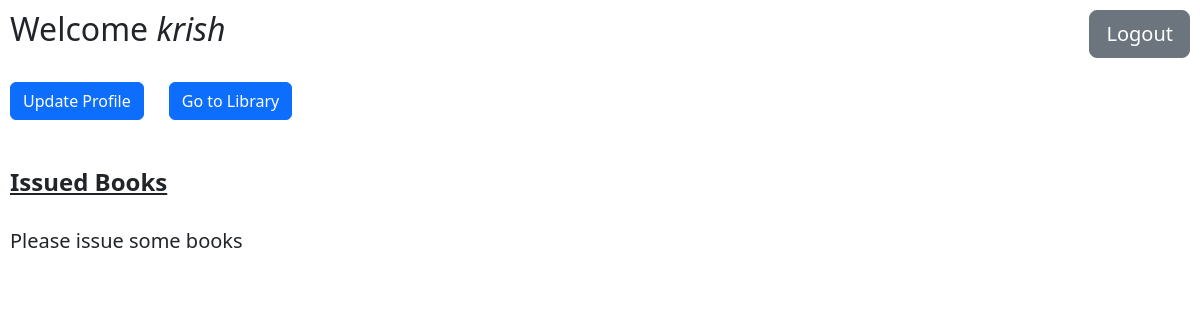
The page /user/dashboard (signed in) on the database as committed earlier.
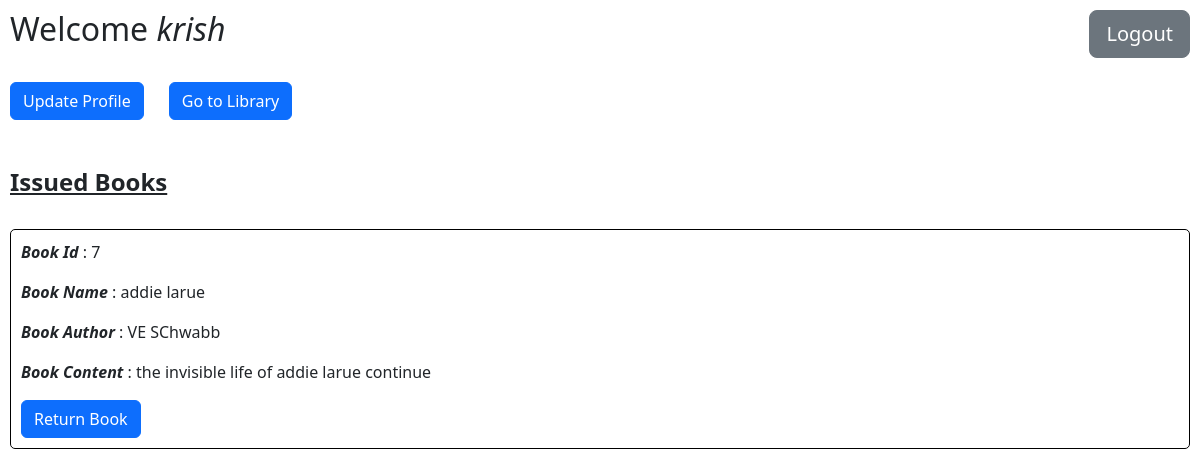
The same page on the database as committed later.
### library/models.py (models this page shows, shortened)
class Book(db.Model):
    __tablename__ = "BOOK"
    id = db.Column(db.Integer, primary_key=True, autoincrement=True)
    name = db.Column(db.String(100), nullable=False)
    author = db.Column(db.String(100), nullable=False)
    content = db.Column(db.Text, nullable=False)
    section_id = db.Column(db.Integer, db.ForeignKey('SECTION.id'), nullable=False)
    issues = db.Relationship('Issue', backref="book_issues", cascade="all, delete")

### library/routes.py (the view)
@app.route("/user/dashboard")
def user_dashboard():
    if session.get("username") is None:
        return render_template("no_login.html")
    if session.get("username") == "admin":
        return render_template("admin_not_allowed.html")
    username = session.get("username")
    user_id = get_user_id()
    existing_user = models.User.query.filter(
        models.User.username == username).first()
    issue_records = models.Issue.query.filter(
        models.Issue.user_id == user_id, models.Issue.active_status == True).all()
    modified_issue_records = []
    for ir in issue_records:
        modified_issue_records.append(modify_the_issue_record(ir))
    data = {
        "user": existing_user,
        "issued_books": modified_issue_records,
    }
    return render_template("user_dashboard.html", data=data)

### library/routes.py (called while the page is built)
def modify_the_issue_record(issue_record):
    b = models.Book.query.get(issue_record.book_id)
    s = models.Section.query.get(b.section_id)
    u = models.User.query.get(issue_record.user_id)
    modified_issue_record = {
        "issue_id": issue_record.id,
        "book_id": b.id,
        "user_id": u.id,
        "username": u.username,
        "name": b.name,
        "author": b.author,
        "content": b.content,
        "section_name": s.name,
        "date_issued": issue_record.date_issued,
        "status": issue_record.active_status,
        "rating": issue_record.rating,
        "return_date": issue_record.return_date
    }
    return modified_issue_record

def get_user_id():
    user = models.User.query.filter(
        models.User.username == session.get("username")).first()
    if user is None:
        return None
    return user.id

### library/templates/user_dashboard.html (shortened to what this page needs)
<!DOCTYPE html>
<html lang="en">
  <head>
    <link
      href="https://cdn.jsdelivr.net/npm/bootstrap@5.3.3/dist/css/bootstrap.min.css"
      rel="stylesheet"
    />
  </head>
  <body>
    <header class="d-flex justify-content-between">
      <h2>Welcome <em>{{session["username"]}}</em></h2>
      <form action="/logout" method="post">
        <button class="btn btn-secondary btn-lg">Logout</button>
      </form>
    </header>
    <br />
    <a href="/user/{{ data['user'].id }}"
      ><button class="btn btn-primary">Update Profile</button></a
    >
    <span
      ><a href="/library"
        ><button class="btn btn-primary">Go to Library</button></a
      ></span
    >
    <br />
    <br />
    <br />
    <h4>
      <strong><u>Issued Books</u></strong>
    </h4>
    <br />
    {% if data["issued_books"] | length > 0 %} {% for ib in data["issued_books"]
    %}
    <div class="book">
      <p>
        <strong><em>Book Id</em></strong> : {{ ib.book_id }}
      </p>
      <p>
        <strong><em>Book Name</em></strong> : {{ ib.name }}
      </p>
      <p>
        <strong><em>Book Author</em></strong> : {{ ib.author }}
      </p>
      <p>
        <strong><em>Book Content</em></strong> : {{ ib.content }}
      </p>
      <a href="/book/return/{{ ib.book_id }}"
        ><button class="btn btn-primary">Return Book</button></a
      >
    </div>
    <br />
    {% endfor %} {% else %}
    <h5>Please issue some books</h5>
    {% endif %}
  </body>
</html>

Rows that differ between the two databases and show on the page:
added Book: name "addie larue", author "VE SChwabb", content "the invisible life of addie larue continue"
Other text that changed with them:
new list line: "Book Id : 7 Book Name : Book Author : Book Content : Return Book"
text no longer shown: "Please issue some books"
